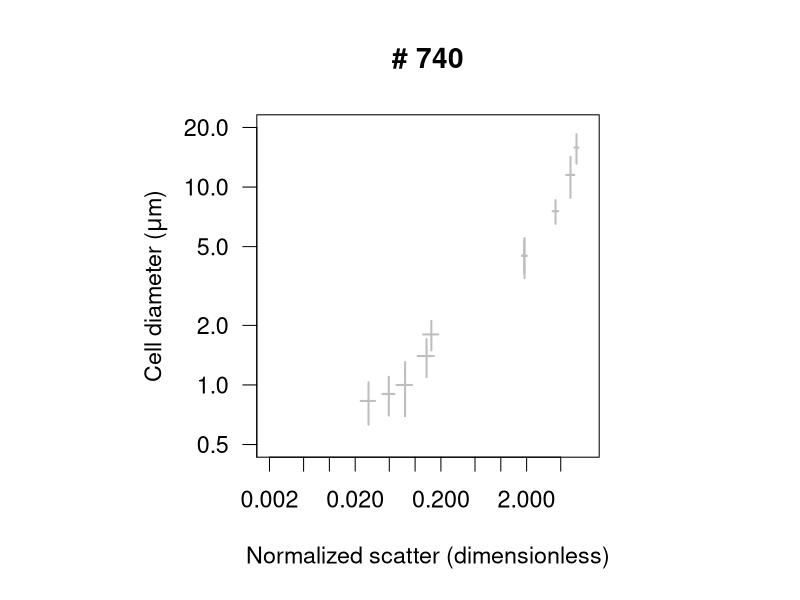

R code for this plot: (Note: this script raises an error after producing the figure.)
#########################
### LINEAR REGRESSION ###
#########################
library(scales)
path.to.git.repository <- "~/Documents/DATA/Codes/fsc-size-calibration"
setwd(path.to.git.repository)
.rainbow.cols <- colorRampPalette(c("#00007F", "blue", "#007FFF", "cyan", "#7FFF7F", "yellow","#FF7F00", "red", "#7F0000"))

culture <- read.csv("scatter_calibration.csv")
culture$norm.fsc <- culture$fsc / culture$fsc.beads
culture$norm.fsc.sd <- culture$fsc.sd / culture$fsc.beads
culture$volume <- 4/3 * pi * (culture$diameter/2)^3
culture$volume.sd <- culture$volume * culture$diameter.sd/culture$diameter

culture2 <- aggregate(culture, by=list(culture$species), FUN=mean)
culture2 <- culture2[order(culture2$norm.fsc),]

mie <- read.csv("calibrated-mie.csv")
inst <- 740


png(paste0(inst,"-Size-scatter.png"),width=12, height=12, unit='in', res=100)

  par(mfrow=c(1,1), pty='s',cex=1.4)
  plot(culture2$norm.fsc, culture2$diameter, log='xy', pch=NA,ylab=substitute(paste("Cell diameter (",mu,"m)")), xlab="Normalized scatter (dimensionless)",cex=2, xaxt='n', yaxt='n', xlim=c(0.002,10), ylim=c(0.5,20), main=paste("#",inst))
  with(culture2, arrows(norm.fsc, diameter-culture2$diameter.sd, norm.fsc, diameter + culture2$diameter.sd,  code = 3, length=0, col='grey',lwd=2))
  with(culture2, arrows(norm.fsc-norm.fsc.sd, diameter, norm.fsc+norm.fsc.sd, diameter,  code = 3, length=0,col='grey',lwd=2))
  axis(1, at=c(0.002,0.005,0.01,0.02,0.05,0.1,0.2,0.5,1,2,5))
  axis(2, at=c(0.1,0.2,0.5,1,2,5,10,20),las=1)
  lines(mie[,paste0("scatter_",inst,"_50")], mie$diam, col='red3',lwd=2)
  lines(mie[,paste0("scatter_",inst,"_2.5")], mie$diam, col='grey',lwd=2)
  lines(mie[,paste0("scatter_",inst,"_97.5")], mie$diam, col='grey',lwd=2)

  points(culture2$norm.fsc, culture2$diameter, bg=alpha(.rainbow.cols(nrow(culture2)),0.5), pch=21,cex=2)
  legend("topleft",legend=c(as.vector(culture2$Group.1),"Mie-based model"), pch=c(rep(21,nrow(culture2)),NA, NA), lwd=c(rep(NA,nrow(culture2)),2, NA), bty='n',
            pt.bg=alpha(.rainbow.cols(nrow(culture2)),0.5), col=c(rep(1,nrow(culture2)),'red3'), text.font=c(rep(3,nrow(culture2)),1))

             points(1,1,pch=13, col='red3', cex=1.5) # beads location based on  corrected Mie theory

dev.off()
